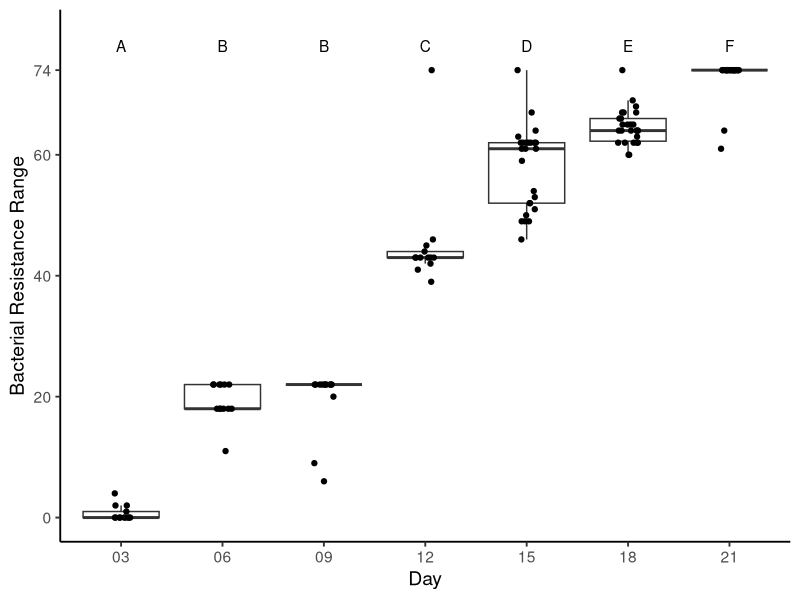
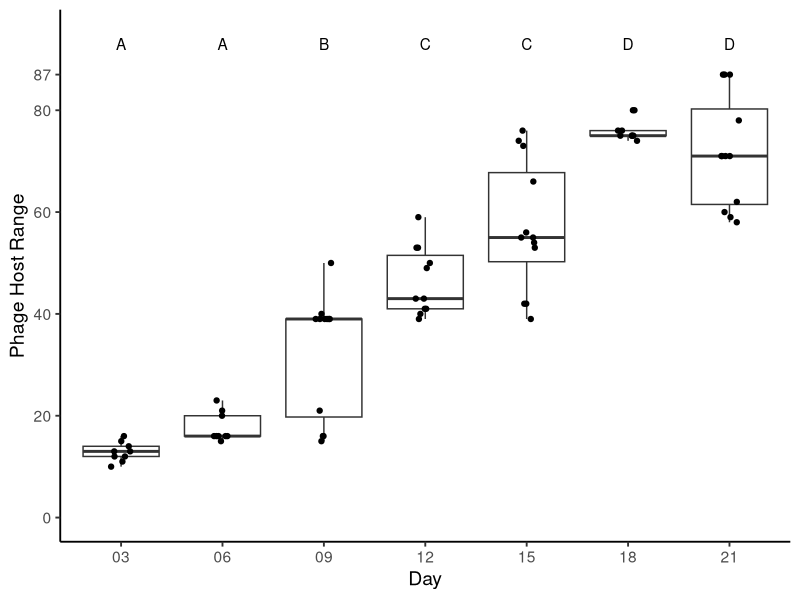
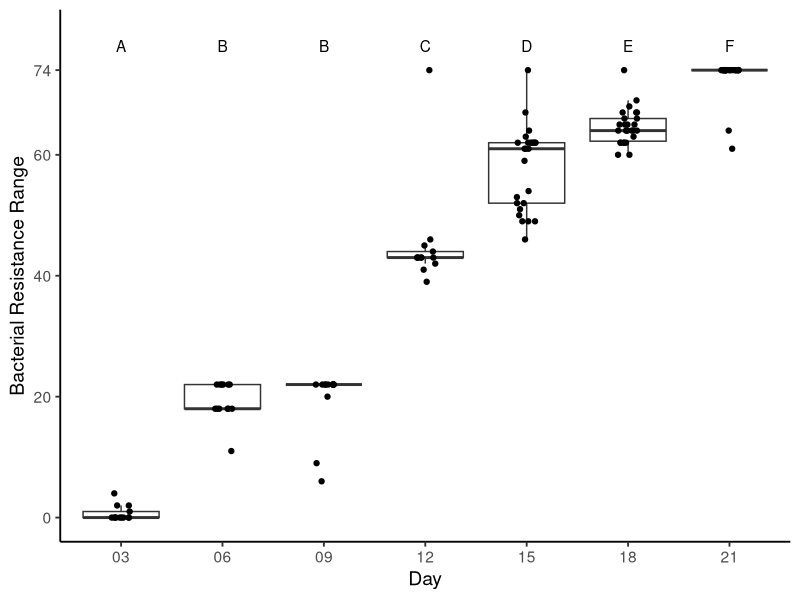
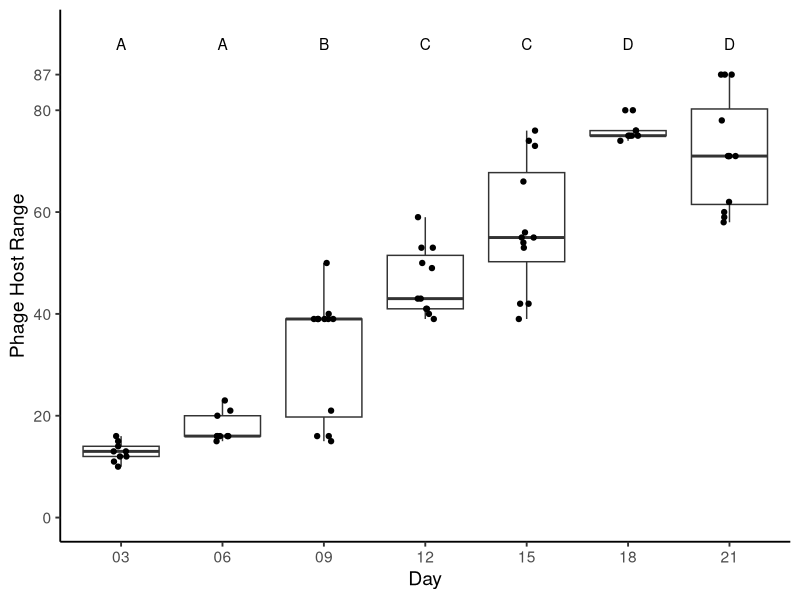

These charts were generated, in order, by the following R code:
# Figure 1 Panel A plot script ####

library(ggplot2) 
library(ggpubr)
library(dplyr)
library(tidyverse)
library(ade4)
library(viridis)

setwd("ClinicalTraining/Manuscript/Ext Fig 1")
rawdat <- read.csv(file = '22-06-09-matrix-21d.csv')

# Calculate bacteria resistance range ####
rawdat2 <- rawdat[,-(1:2)]
b_IDs <- colnames(rawdat2)
b_sums <- colSums(rawdat2)
res_dat <- as.data.frame(cbind(b_IDs, b_sums))
res_dat$res_range <- (74 - as.numeric(res_dat$b_sums))

res_dat$b_IDs <- str_replace(res_dat$b_IDs, 'T3_', 'T03_')
res_dat$b_IDs <- str_replace(res_dat$b_IDs, 'T6_', 'T06_')
res_dat$b_IDs <- str_replace(res_dat$b_IDs, 'T9_', 'T09_')

res_dat$Timepoint <- substr(res_dat$b_IDs, 2,3)

b_lm <- lm(res_range~as.numeric(Timepoint), res_dat)
summary(b_lm)
# p < 2e-16

b_anova <- aov(res_range~Timepoint, res_dat)
TukeyHSD(b_anova)

bact_plot <- ggplot(res_dat, aes(x=Timepoint, y=res_range)) +
  geom_boxplot(outlier.shape = NA) +
  geom_jitter(width = 0.1, height = 0) +
  labs(x= 'Day',y= 'Bacterial Resistance Range') +
  theme_classic(base_size = 14) +
  scale_y_continuous(limits=c(0,80), breaks=c(0,20,40,60,74)) +
  annotate(geom = 'text', x = '03', y = 78, label = 'A') +
  annotate(geom = 'text', x = '06', y = 78, label = 'B') +
  annotate(geom = 'text', x = '09', y = 78, label = 'B') +
  annotate(geom = 'text', x = '12', y = 78, label = 'C') +
  annotate(geom = 'text', x = '15', y = 78, label = 'D') +
  annotate(geom = 'text', x = '18', y = 78, label = 'E') +
  annotate(geom = 'text', x = '21', y = 78, label = 'F')
bact_plot
ggsave(bact_plot, filename = 'PanelA.pdf', width = 4, height = 4)



# Calculate phage host range ####
rawdat$hostsum <- rowSums(rawdat[,-(1:2)])
host_dat <- as.data.frame(cbind(rawdat$Phage, rawdat$hostsum))
colnames(host_dat) <- c('Phage','hostsum')

host_dat$Phage <- str_replace(host_dat$Phage, 'T3_', 'T03_')
host_dat$Phage <- str_replace(host_dat$Phage, 'T6_', 'T06_')
host_dat$Phage <- str_replace(host_dat$Phage, 'T9_', 'T09_')

host_dat$Timepoint <- substr(host_dat$Phage, 4,5)

p_lm <- lm(hostsum~as.numeric(Timepoint), host_dat)
summary(p_lm)
# p < 2e-16

p_anova <- aov(hostsum~Timepoint, host_dat)
summary(p_anova)
TukeyHSD(p_anova)

phage_plot <- ggplot(host_dat, aes(x=Timepoint, y=as.numeric(hostsum))) +
  geom_boxplot(outlier.shape = NA) +
  geom_jitter(width = 0.1, height = 0) +
  labs(x= 'Day',y= 'Phage Host Range') +
  theme_classic(base_size = 14) +
  scale_y_continuous(limits=c(0,95), breaks=c(0,20,40,60,80,87)) +
  annotate(geom = 'text', x = '03', y = 93, label = 'A') +
  annotate(geom = 'text', x = '06', y = 93, label = 'A') +
  annotate(geom = 'text', x = '09', y = 93, label = 'B') +
  annotate(geom = 'text', x = '12', y = 93, label = 'C') +
  annotate(geom = 'text', x = '15', y = 93, label = 'C') +
  annotate(geom = 'text', x = '18', y = 93, label = 'D') +
  annotate(geom = 'text', x = '21', y = 93, label = 'D')
phage_plot
ggsave(phage_plot, filename = 'PanelB.pdf', width = 4, height = 4)
